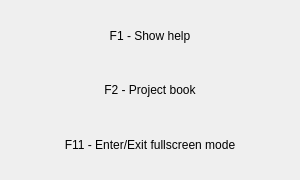
<?xml version="1.0" encoding="UTF-8"?>
<ui version="4.0">
 <class>Dialog</class>
 <widget class="QDialog" name="Dialog">
  <property name="geometry">
   <rect>
    <x>0</x>
    <y>0</y>
    <width>300</width>
    <height>180</height>
   </rect>
  </property>
  <property name="minimumSize">
   <size>
    <width>300</width>
    <height>180</height>
   </size>
  </property>
  <property name="maximumSize">
   <size>
    <width>300</width>
    <height>180</height>
   </size>
  </property>
  <property name="windowTitle">
   <string>Help</string>
  </property>
  <layout class="QVBoxLayout" name="verticalLayout">
   <item>
    <widget class="QLabel" name="label">
     <property name="text">
      <string>F1 - Show help</string>
     </property>
     <property name="alignment">
      <set>Qt::AlignCenter</set>
     </property>
    </widget>
   </item>
   <item>
    <widget class="QLabel" name="label_3">
     <property name="text">
      <string>F2 - Project book</string>
     </property>
     <property name="alignment">
      <set>Qt::AlignCenter</set>
     </property>
    </widget>
   </item>
   <item>
    <widget class="QLabel" name="label_5">
     <property name="text">
      <string>F11 - Enter/Exit fullscreen mode</string>
     </property>
     <property name="alignment">
      <set>Qt::AlignCenter</set>
     </property>
    </widget>
   </item>
  </layout>
 </widget>
 <resources/>
 <connections/>
</ui>
